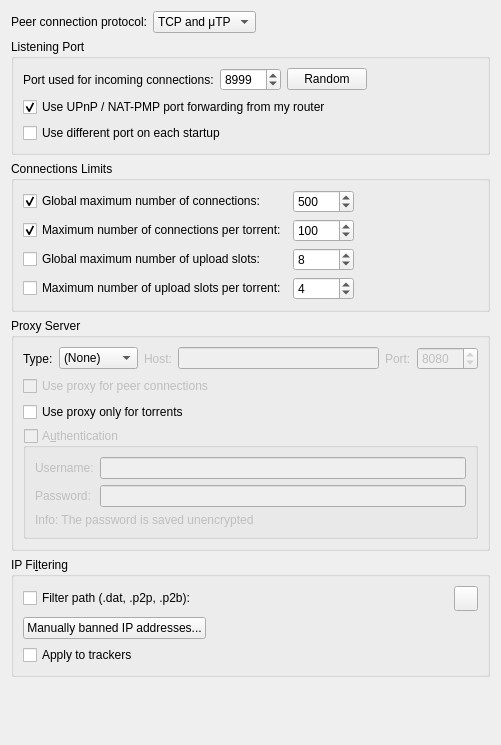
          <widget class="QWidget" name="scrollAreaWidgetContents_3">
           <property name="geometry">
            <rect>
             <x>0</x>
             <y>0</y>
             <width>501</width>
             <height>745</height>
            </rect>
           </property>
           <layout class="QVBoxLayout" name="verticalLayout_20">
            <item>
             <layout class="QHBoxLayout" name="horizontalLayout_12">
              <item>
               <widget class="QLabel" name="label_24">
                <property name="text">
                 <string>Peer connection protocol:</string>
                </property>
               </widget>
              </item>
              <item>
               <widget class="QComboBox" name="comboProtocol">
                <item>
                 <property name="text">
                  <string>TCP and μTP</string>
                 </property>
                </item>
                <item>
                 <property name="text">
                  <string notr="true">TCP</string>
                 </property>
                </item>
                <item>
                 <property name="text">
                  <string notr="true">μTP</string>
                 </property>
                </item>
               </widget>
              </item>
              <item>
               <spacer name="horizontalSpacer_23">
                <property name="orientation">
                 <enum>Qt::Horizontal</enum>
                </property>
                <property name="sizeHint" stdset="0">
                 <size>
                  <width>40</width>
                  <height>20</height>
                 </size>
                </property>
               </spacer>
              </item>
             </layout>
            </item>
            <item>
             <widget class="QGroupBox" name="ListeningPortBox">
              <property name="title">
               <string>Listening Port</string>
              </property>
              <layout class="QVBoxLayout" name="listeningPortLayout">
               <item>
                <layout class="QHBoxLayout" name="listeningPortLayout2">
                 <item>
                  <widget class="QLabel" name="lbl_ports">
                   <property name="text">
                    <string>Port used for incoming connections:</string>
                   </property>
                  </widget>
                 </item>
                 <item>
                  <widget class="QSpinBox" name="spinPort">
                   <property name="minimum">
                    <number>1</number>
                   </property>
                   <property name="maximum">
                    <number>65535</number>
                   </property>
                   <property name="value">
                    <number>8999</number>
                   </property>
                  </widget>
                 </item>
                 <item>
                  <widget class="QPushButton" name="randomButton">
                   <property name="text">
                    <string>Random</string>
                   </property>
                  </widget>
                 </item>
                 <item>
                  <spacer name="horizontalSpacer_4">
                   <property name="orientation">
                    <enum>Qt::Horizontal</enum>
                   </property>
                   <property name="sizeHint" stdset="0">
                    <size>
                     <width>40</width>
                     <height>20</height>
                    </size>
                   </property>
                  </spacer>
                 </item>
                </layout>
               </item>
               <item>
                <widget class="QCheckBox" name="checkUPnP">
                 <property name="text">
                  <string>Use UPnP / NAT-PMP port forwarding from my router</string>
                 </property>
                 <property name="checked">
                  <bool>true</bool>
                 </property>
                </widget>
               </item>
               <item>
                <widget class="QCheckBox" name="checkRandomPort">
                 <property name="text">
                  <string>Use different port on each startup</string>
                 </property>
                </widget>
               </item>
              </layout>
             </widget>
            </item>
            <item>
             <widget class="QGroupBox" name="nbConnecBox">
              <property name="title">
               <string>Connections Limits</string>
              </property>
              <layout class="QGridLayout" name="gridLayout">
               <item row="3" column="1">
                <widget class="QSpinBox" name="spinMaxUploadsPerTorrent">
                 <property name="maximum">
                  <number>500</number>
                 </property>
                 <property name="value">
                  <number>4</number>
                 </property>
                </widget>
               </item>
               <item row="1" column="0">
                <widget class="QCheckBox" name="checkMaxConnecsPerTorrent">
                 <property name="text">
                  <string>Maximum number of connections per torrent:</string>
                 </property>
                 <property name="checked">
                  <bool>true</bool>
                 </property>
                </widget>
               </item>
               <item row="0" column="0">
                <widget class="QCheckBox" name="checkMaxConnecs">
                 <property name="text">
                  <string>Global maximum number of connections:</string>
                 </property>
                 <property name="checked">
                  <bool>true</bool>
                 </property>
                </widget>
               </item>
               <item row="0" column="1">
                <widget class="QSpinBox" name="spinMaxConnec">
                 <property name="enabled">
                  <bool>true</bool>
                 </property>
                 <property name="minimum">
                  <number>2</number>
                 </property>
                 <property name="maximum">
                  <number>20000</number>
                 </property>
                 <property name="value">
                  <number>500</number>
                 </property>
                </widget>
               </item>
               <item row="1" column="1">
                <widget class="QSpinBox" name="spinMaxConnecPerTorrent">
                 <property name="minimum">
                  <number>2</number>
                 </property>
                 <property name="maximum">
                  <number>20000</number>
                 </property>
                 <property name="value">
                  <number>100</number>
                 </property>
                </widget>
               </item>
               <item row="3" column="0">
                <widget class="QCheckBox" name="checkMaxUploadsPerTorrent">
                 <property name="text">
                  <string>Maximum number of upload slots per torrent:</string>
                 </property>
                 <property name="checked">
                  <bool>false</bool>
                 </property>
                </widget>
               </item>
               <item row="2" column="0">
                <widget class="QCheckBox" name="checkMaxUploads">
                 <property name="text">
                  <string>Global maximum number of upload slots:</string>
                 </property>
                 <property name="checked">
                  <bool>false</bool>
                 </property>
                </widget>
               </item>
               <item row="2" column="1">
                <widget class="QSpinBox" name="spinMaxUploads">
                 <property name="maximum">
                  <number>2000</number>
                 </property>
                 <property name="value">
                  <number>8</number>
                 </property>
                </widget>
               </item>
               <item row="0" column="2">
                <spacer name="horizontalSpacer_3">
                 <property name="orientation">
                  <enum>Qt::Horizontal</enum>
                 </property>
                 <property name="sizeHint" stdset="0">
                  <size>
                   <width>40</width>
                   <height>20</height>
                  </size>
                 </property>
                </spacer>
               </item>
              </layout>
             </widget>
            </item>
            <item>
             <widget class="QGroupBox" name="groupProxy">
              <property name="enabled">
               <bool>true</bool>
              </property>
              <property name="title">
               <string>Proxy Server</string>
              </property>
              <layout class="QVBoxLayout" name="verticalLayout_29">
               <item>
                <layout class="QHBoxLayout" name="proxyTypeLayout">
                 <item>
                  <widget class="QLabel" name="ProxyType_lbl">
                   <property name="text">
                    <string>Type:</string>
                   </property>
                  </widget>
                 </item>
                 <item>
                  <widget class="QComboBox" name="comboProxyType">
                   <item>
                    <property name="text">
                     <string>(None)</string>
                    </property>
                   </item>
                   <item>
                    <property name="text">
                     <string>SOCKS4</string>
                    </property>
                   </item>
                   <item>
                    <property name="text">
                     <string>SOCKS5</string>
                    </property>
                   </item>
                   <item>
                    <property name="text">
                     <string>HTTP</string>
                    </property>
                   </item>
                  </widget>
                 </item>
                 <item>
                  <widget class="QLabel" name="lblProxyIP">
                   <property name="enabled">
                    <bool>false</bool>
                   </property>
                   <property name="text">
                    <string>Host:</string>
                   </property>
                  </widget>
                 </item>
                 <item>
                  <widget class="QLineEdit" name="textProxyIP">
                   <property name="enabled">
                    <bool>false</bool>
                   </property>
                   <property name="text">
                    <string/>
                   </property>
                  </widget>
                 </item>
                 <item>
                  <widget class="QLabel" name="lblProxyPort">
                   <property name="enabled">
                    <bool>false</bool>
                   </property>
                   <property name="text">
                    <string>Port:</string>
                   </property>
                  </widget>
                 </item>
                 <item>
                  <widget class="QSpinBox" name="spinProxyPort">
                   <property name="enabled">
                    <bool>false</bool>
                   </property>
                   <property name="minimum">
                    <number>1</number>
                   </property>
                   <property name="maximum">
                    <number>65535</number>
                   </property>
                   <property name="value">
                    <number>8080</number>
                   </property>
                  </widget>
                 </item>
                </layout>
               </item>
               <item>
                <widget class="QCheckBox" name="checkProxyPeerConnecs">
                 <property name="enabled">
                  <bool>false</bool>
                 </property>
                 <property name="toolTip">
                  <string>Otherwise, the proxy server is only used for tracker connections</string>
                 </property>
                 <property name="text">
                  <string>Use proxy for peer connections</string>
                 </property>
                </widget>
               </item>
               <item>
                <widget class="QCheckBox" name="isProxyOnlyForTorrents">
                 <property name="toolTip">
                  <string>RSS feeds, search engine, software updates or anything else other than torrent transfers and related operations (such as peer exchanges) will use a direct connection</string>
                 </property>
                 <property name="text">
                  <string>Use proxy only for torrents</string>
                 </property>
                 <property name="checked">
                  <bool>false</bool>
                 </property>
                </widget>
               </item>
               <item>
                <widget class="QGroupBox" name="checkProxyAuth">
                 <property name="enabled">
                  <bool>false</bool>
                 </property>
                 <property name="title">
                  <string>A&amp;uthentication</string>
                 </property>
                 <property name="checkable">
                  <bool>true</bool>
                 </property>
                 <property name="checked">
                  <bool>false</bool>
                 </property>
                 <layout class="QVBoxLayout" name="verticalLayout_24">
                  <item>
                   <layout class="QGridLayout" name="gridLayout_12">
                    <item row="0" column="0">
                     <widget class="QLabel" name="lblProxyUsername">
                      <property name="text">
                       <string>Username:</string>
                      </property>
                     </widget>
                    </item>
                    <item row="0" column="1">
                     <widget class="QLineEdit" name="textProxyUsername"/>
                    </item>
                    <item row="1" column="0">
                     <widget class="QLabel" name="lblProxyPassword">
                      <property name="text">
                       <string>Password:</string>
                      </property>
                     </widget>
                    </item>
                    <item row="1" column="1">
                     <widget class="QLineEdit" name="textProxyPassword">
                      <property name="echoMode">
                       <enum>QLineEdit::Password</enum>
                      </property>
                     </widget>
                    </item>
                   </layout>
                  </item>
                  <item>
                   <widget class="QLabel" name="label_23">
                    <property name="text">
                     <string>Info: The password is saved unencrypted</string>
                    </property>
                   </widget>
                  </item>
                 </layout>
                </widget>
               </item>
              </layout>
             </widget>
            </item>
            <item>
             <widget class="QGroupBox" name="groupIPFilter">
              <property name="title">
               <string>IP Fi&amp;ltering</string>
              </property>
              <layout class="QVBoxLayout" name="verticalLayout_17">
               <item>
                <layout class="QHBoxLayout" name="horizontalLayout_11">
                 <item>
                  <widget class="QCheckBox" name="checkIPFilter">
                   <property name="text">
                    <string>Filter path (.dat, .p2p, .p2b):</string>
                   </property>
                  </widget>
                 </item>
                 <item>
                  <widget class="FileSystemPathLineEdit" name="textFilterPath" native="true"/>
                 </item>
                 <item>
                  <widget class="QToolButton" name="IpFilterRefreshBtn">
                   <property name="minimumSize">
                    <size>
                     <width>0</width>
                     <height>25</height>
                    </size>
                   </property>
                   <property name="toolTip">
                    <string>Reload the filter</string>
                   </property>
                  </widget>
                 </item>
                </layout>
               </item>
               <item>
                <widget class="QPushButton" name="banListButton">
                 <property name="sizePolicy">
                  <sizepolicy hsizetype="Fixed" vsizetype="Fixed">
                   <horstretch>0</horstretch>
                   <verstretch>0</verstretch>
                  </sizepolicy>
                 </property>
                 <property name="text">
                  <string>Manually banned IP addresses...</string>
                 </property>
                </widget>
               </item>
               <item>
                <widget class="QCheckBox" name="checkIpFilterTrackers">
                 <property name="text">
                  <string>Apply to trackers</string>
                 </property>
                </widget>
               </item>
              </layout>
             </widget>
            </item>
            <item>
             <spacer name="verticalSpacer_3">
              <property name="orientation">
               <enum>Qt::Vertical</enum>
              </property>
              <property name="sizeHint" stdset="0">
               <size>
                <width>20</width>
                <height>40</height>
               </size>
              </property>
             </spacer>
            </item>
           </layout>
          </widget>
